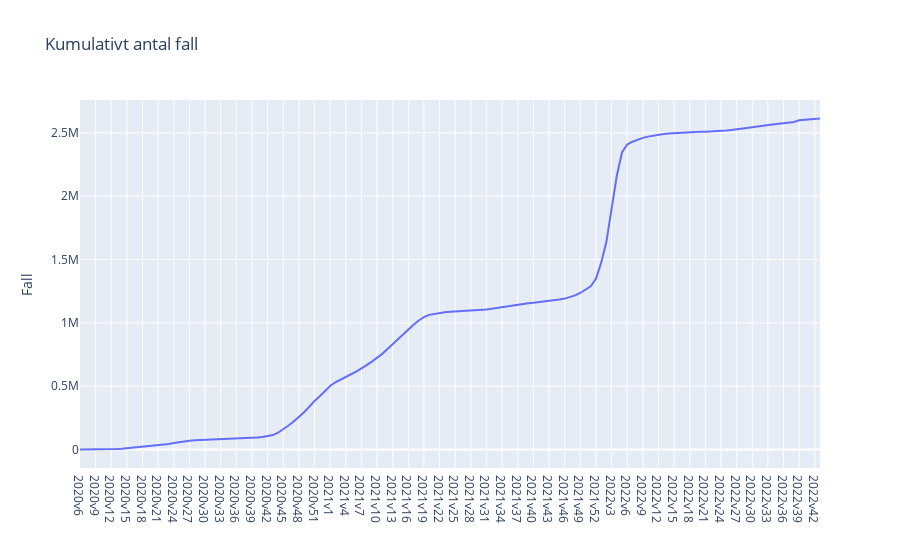

The notebook cell this image was saved under:
### Code cell
# f)

fig = px.line(
    covid19_veckodata_Riket,
    x='Vecka',
    y='Kum_antal_fall',
    title='Kumulativt antal fall',
    
    labels={
        'Kum_antal_fall': 'Fall',
        'Vecka': ''
    }
)

fig.show()

fig.write_html("Visualiseringar/kumulativt_antal_fall.html")

### Figure 1 — Plotly figure (JSON) as saved in the notebook; plotly's stock layout.template omitted (floating-point values rounded to 4 significant figures; data arrays with more than 128 entries replaced by an {"elided": "..."} marker saying what was removed)
{"data": [{"hovertemplate": "=%{x}<br>Fall=%{y}<extra></extra>", "legendgroup": "", "line": {"color": "#636efa", "dash": "solid"}, "marker": {"symbol": "circle"}, "mode": "lines", "name": "", "orientation": "v", "showlegend": false, "type": "scatter", "x": {"elided": "143 str values"}, "xaxis": "x", "y": {"elided": "143 int values"}, "yaxis": "y"}], "layout": {"legend": {"tracegroupgap": 0}, "title": {"text": "Kumulativt antal fall"}, "xaxis": {"anchor": "y", "domain": [0, 1], "title": {"text": ""}}, "yaxis": {"anchor": "x", "domain": [0, 1], "title": {"text": "Fall"}}}}
